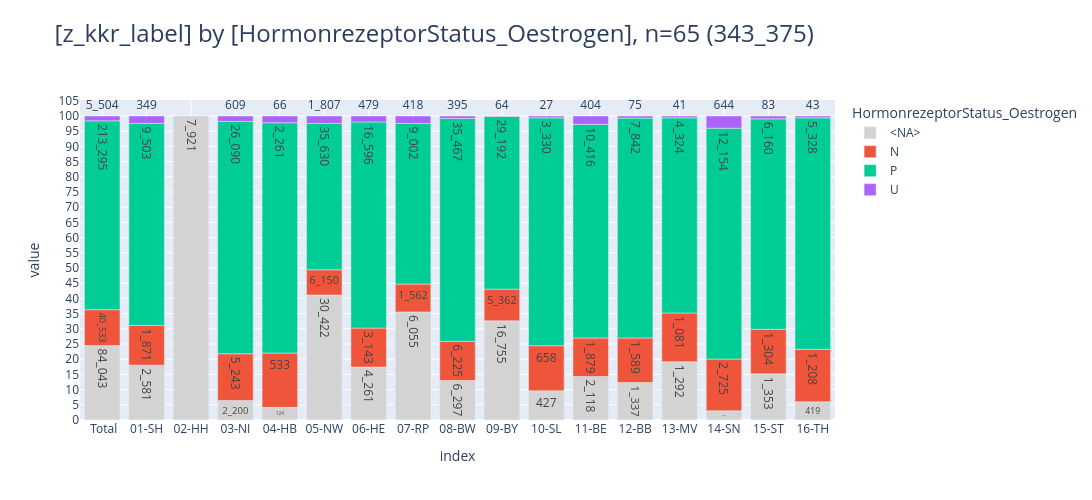

Source (notebook cell):
### Markdown cell above
### <a id='toc1_4_1_'></a>[HormonrezeptorStatus_Oestrogen](#toc0_)

### Code cell
_df = db_all.project("z_kkr_label, HormonrezeptorStatus_Oestrogen").to_df()
_=pls.plot_stacked_bars(_df, relative=True, height=500, show_total=True,)

### Figure 1 — Plotly figure (JSON) as saved in the notebook; plotly's stock layout.template omitted (floating-point values rounded to 4 significant figures)
{"data": [{"hovertemplate": "col=<NA><br>index=%{x}<br>value=%{y}<br>cnt_str=%{text}<extra></extra>", "legendgroup": "<NA>", "marker": {"color": "lightgray", "pattern": {"shape": ""}}, "name": "<NA>", "orientation": "v", "showlegend": true, "text": ["84_043", "2_581", "7_921", "2_200", "124", "30_422", "4_261", "6_055", "6_297", "16_755", "427", "2_118", "1_337", "1_292", "481", "1_353", "419"], "textposition": "auto", "type": "bar", "x": [" Total", "01-SH", "02-HH", "03-NI", "04-HB", "05-NW", "06-HE", "07-RP", "08-BW", "09-BY", "10-SL", "11-BE", "12-BB", "13-MV", "14-SN", "15-ST", "16-TH"], "xaxis": "x", "y": [84043, 2581, 7921, 2200, 124, 30422, 4261, 6055, 6297, 16755, 427, 2118, 1337, 1292, 481, 1353, 419], "yaxis": "y"}, {"hovertemplate": "col=N<br>index=%{x}<br>value=%{y}<br>cnt_str=%{text}<extra></extra>", "legendgroup": "N", "marker": {"color": "#EF553B", "pattern": {"shape": ""}}, "name": "N", "orientation": "v", "showlegend": true, "text": ["40_533", "1_871", "5_243", "533", "6_150", "3_143", "1_562", "6_225", "5_362", "658", "1_879", "1_589", "1_081", "2_725", "1_304", "1_208"], "textposition": "auto", "type": "bar", "x": [" Total", "01-SH", "03-NI", "04-HB", "05-NW", "06-HE", "07-RP", "08-BW", "09-BY", "10-SL", "11-BE", "12-BB", "13-MV", "14-SN", "15-ST", "16-TH"], "xaxis": "x", "y": [40533, 1871, 5243, 533, 6150, 3143, 1562, 6225, 5362, 658, 1879, 1589, 1081, 2725, 1304, 1208], "yaxis": "y"}, {"hovertemplate": "col=P<br>index=%{x}<br>value=%{y}<br>cnt_str=%{text}<extra></extra>", "legendgroup": "P", "marker": {"color": "#00CC96", "pattern": {"shape": ""}}, "name": "P", "orientation": "v", "showlegend": true, "text": ["213_295", "9_503", "26_090", "2_261", "35_630", "16_596", "9_002", "35_467", "29_192", "3_330", "10_416", "7_842", "4_324", "12_154", "6_160", "5_328"], "textposition": "auto", "type": "bar", "x": [" Total", "01-SH", "03-NI", "04-HB", "05-NW", "06-HE", "07-RP", "08-BW", "09-BY", "10-SL", "11-BE", "12-BB", "13-MV", "14-SN", "15-ST", "16-TH"], "xaxis": "x", "y": [213295, 9503, 26090, 2261, 35630, 16596, 9002, 35467, 29192, 3330, 10416, 7842, 4324, 12154, 6160, 5328], "yaxis": "y"}, {"hovertemplate": "col=U<br>index=%{x}<br>value=%{y}<br>cnt_str=%{text}<extra></extra>", "legendgroup": "U", "marker": {"color": "#AB63FA", "pattern": {"shape": ""}}, "name": "U", "orientation": "v", "showlegend": true, "text": ["5_504", "349", "609", "66", "1_807", "479", "418", "395", "64", "27", "404", "75", "41", "644", "83", "43"], "textposition": "auto", "type": "bar", "x": [" Total", "01-SH", "03-NI", "04-HB", "05-NW", "06-HE", "07-RP", "08-BW", "09-BY", "10-SL", "11-BE", "12-BB", "13-MV", "14-SN", "15-ST", "16-TH"], "xaxis": "x", "y": [5504, 349, 609, 66, 1807, 479, 418, 395, 64, 27, 404, 75, 41, 644, 83, 43], "yaxis": "y"}], "layout": {"barmode": "relative", "barnorm": "percent", "height": 500, "legend": {"title": {"text": "HormonrezeptorStatus_Oestrogen"}, "tracegroupgap": 0, "traceorder": "normal"}, "title": {"font": {"size": 24}, "text": "[z_kkr_label] by [HormonrezeptorStatus_Oestrogen], n=65 (343_375)", "xanchor": "left", "y": 0.95, "yanchor": "top"}, "width": 2000, "xaxis": {"anchor": "y", "categoryarray": [" Total", "01-SH", "02-HH", "03-NI", "04-HB", "05-NW", "06-HE", "07-RP", "08-BW", "09-BY", "10-SL", "11-BE", "12-BB", "13-MV", "14-SN", "15-ST", "16-TH"], "categoryorder": "array", "domain": [0, 1], "gridwidth": 1, "showgrid": true, "title": {"text": "index"}}, "yaxis": {"anchor": "x", "domain": [0, 1], "dtick": 5, "gridwidth": 1, "showgrid": true, "title": {"text": "value"}}}}
